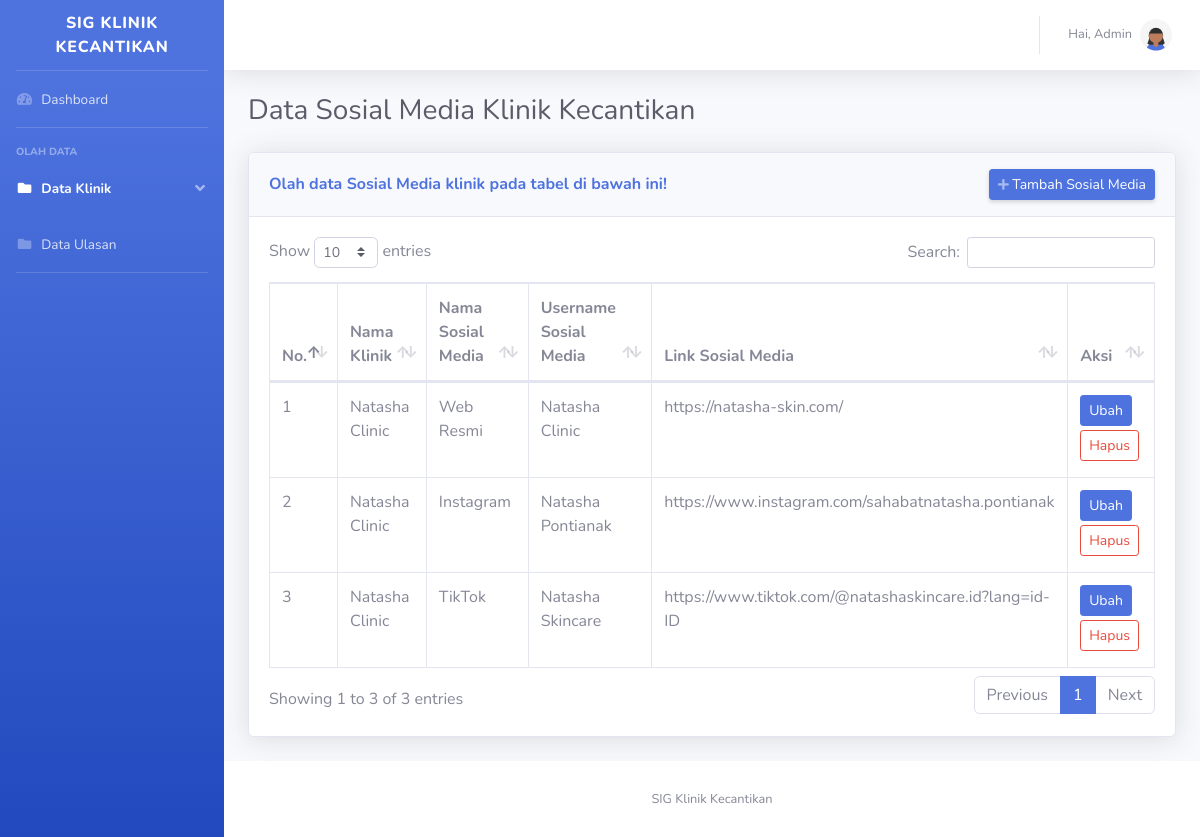
Screenshot of /admin/sosmed.php (signed in) with the database file from the repository.
### tables this page shows
CREATE TABLE `tbl_sosmed` (
  `id` int NOT NULL,
  `id_klinik` int NOT NULL,
  `nama` varchar(50) NOT NULL,
  `username` varchar(50) NOT NULL,
  `link` varchar(255) NOT NULL
);

CREATE TABLE `tbl_klinik` (
  `id` int NOT NULL,
  `nama` varchar(50) NOT NULL,
  `alamat` varchar(255) NOT NULL,
  `no_telp` varchar(20) NOT NULL,
  `latitude` varchar(255) NOT NULL,
  `longitude` varchar(255) NOT NULL,
  `kecamatan` varchar(50) NOT NULL,
  `kelurahan` varchar(50) NOT NULL,
  `gambar` varchar(50) NOT NULL
);

### admin/sosmed.php (the view, shortened to what this page needs)
<?php
require_once("bootstrap.php");
require_once("views/header.php");
?>
<div class="container-fluid">
    <div class="d-sm-flex align-items-center justify-content-between mb-4">
        <h1 class="h3 mb-0 text-gray-800">Data Sosial Media Klinik Kecantikan</h1>
    </div>
    <div class="card shadow mb-4">
        <div class="card-header py-3 d-sm-flex align-items-center justify-content-between">
            <h6 class="m-0 font-weight-bold text-primary">Olah data Sosial Media klinik pada tabel di bawah ini!</h6>
            <a href="tambah-sosmed.php" class="d-none d-sm-inline-block btn btn-sm btn-primary shadow-sm"><i class="fas fa-plus fa-sm text-white-50"></i> Tambah Sosial Media</a>
        </div>
        <div class="card-body">
            <div class="table-responsive">
                <table class="table table-bordered" id="dataTable" width="100%" cellspacing="0">
                    <thead>
                        <tr>
                            <th>No.</th>
                            <th>Nama Klinik</th>
                            <th>Nama Sosial Media</th>
                            <th>Username Sosial Media</th>
                            <th>Link Sosial Media</th>
                            <th>Aksi</th>
                        </tr>
                    </thead>
                    <tbody>
                        <?php
                        $no = 0;
                        $sql = "SELECT tbl_sosmed.id AS id_sosmed, tbl_klinik.id AS id_tbl_klinik, tbl_klinik.nama AS nama_klinik, tbl_sosmed.nama AS nama_sosmed, username, link FROM tbl_sosmed INNER JOIN tbl_klinik ON tbl_sosmed.id_klinik = tbl_klinik.id";
                        $result = $conn->query($sql);
                        while ($row = $result->fetch_assoc()) {
                            $no++;
                            echo "<tr>";
                            echo "<td>" . $no . "</td>";
                            echo "<td>" . $row['nama_klinik'] . "</td>";
                            echo "<td>" . $row['nama_sosmed'] . "</td>";
                            echo "<td>" . $row['username'] . "</td>";
                            echo "<td>" . $row['link'] . "</td>";
                            echo "<td>
                                    <a href='edit-sosmed.php?id=" . $row['id_sosmed'] . "' class='btn btn-sm btn-primary mb-1'>Ubah</a>
                                    <button type='button' class='btn btn-sm btn-outline-danger mb-1' data-id='" . $row['id_sosmed'] . "' data-nama-sosmed='" . $row['nama_sosmed'] . "' data-nama-klinik='" . $row['nama_klinik'] . "' id='deleteDataSosmed'>Hapus</button>
                                </td>";
                            echo "</tr>";
                        }
                        ?>
                    </tbody>
                </table>
            </div>
        </div>
    </div>
</div>
</div>
<?php
require_once("views/footer.php");
?>

### rows the page displays
tbl_sosmed: id_klinik.nama "Natasha Clinic", nama "Web Resmi", username "Natasha Clinic", link "https://natasha-skin.com/"
tbl_sosmed: id_klinik.nama "Natasha Clinic", nama "Instagram", username "Natasha Pontianak", link "https://www.instagram.com/sahabatnatasha.pontianak"
tbl_sosmed: id_klinik.nama "Natasha Clinic", nama "TikTok", username "Natasha Skincare", link "https://www.tiktok.com/@natashaskincare.id?lang=id-ID"

### other values shown
$_SESSION["nama_admin"] "Admin"
